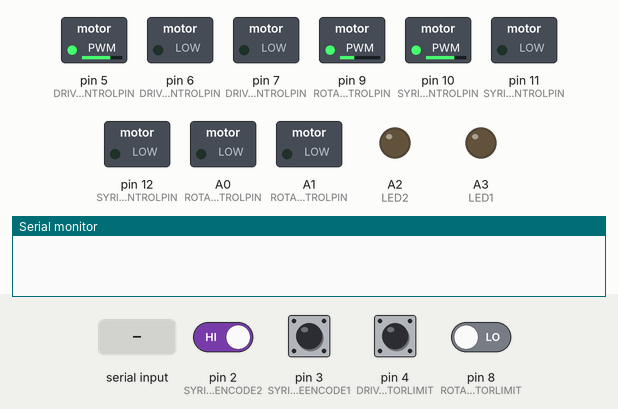
Simulated run of this sketch. Board: Arduino Uno, built with avr-gcc and run on an emulated ATmega328P. Shown: switched loads named in the sketch (green lamp = pin HIGH), output pins drawn as LEDs (lit = HIGH), the last lines printed to the serial monitor. The inputs (shaded band) are chosen by the test bench; at power-on: pin 2 (SYRINGEENCODE2), pin 3 (SYRINGEENCODE1) HIGH, pin 4 (DRIVEMOTORLIMIT), pin 8 (ROTATEMOTORLIMIT) LOW.

Above: at 2.2 s.
2.3 s: "e90\n" received over Serial
At 2.7 s:
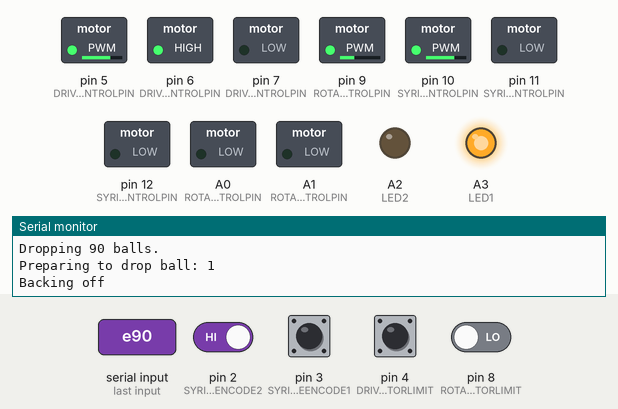
3.8 s: pin 4 (DRIVEMOTORLIMIT) driven HIGH
5.3 s: pin 4 (DRIVEMOTORLIMIT) driven LOW
At 6.6 s:
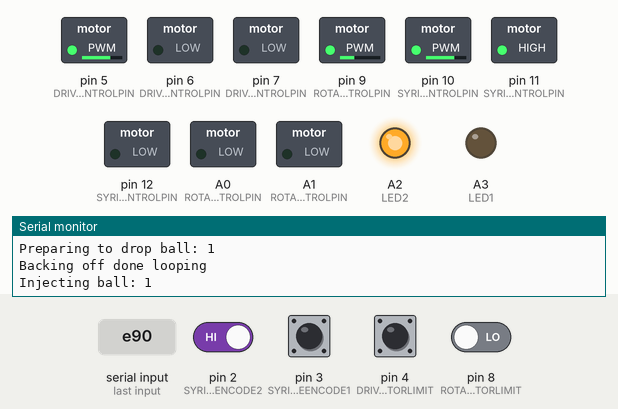
8.3 s: pin 4 (DRIVEMOTORLIMIT) pulsed HIGH 2 times (0.12 s each, 0.3 s apart)
At 9.07 s:
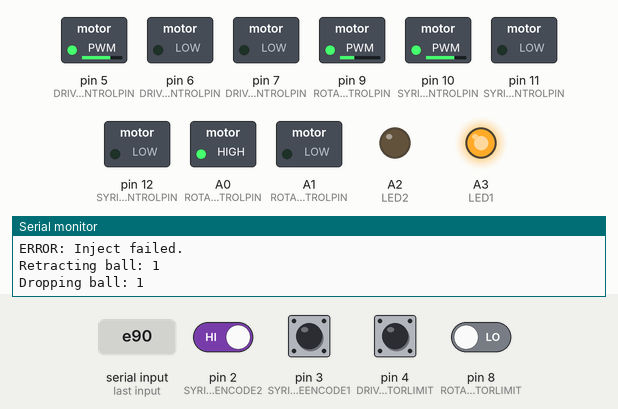
10.7 s: "d90\n" received over Serial
At 11.4 s:
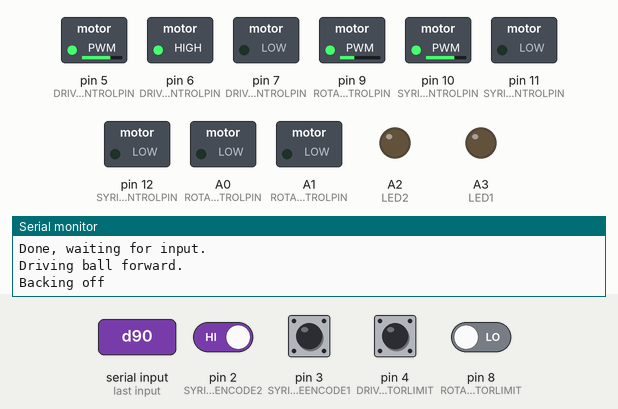
12.2 s: pin 2 (SYRINGEENCODE2) driven LOW and pin 4 (DRIVEMOTORLIMIT) driven HIGH
At 15.95 s:
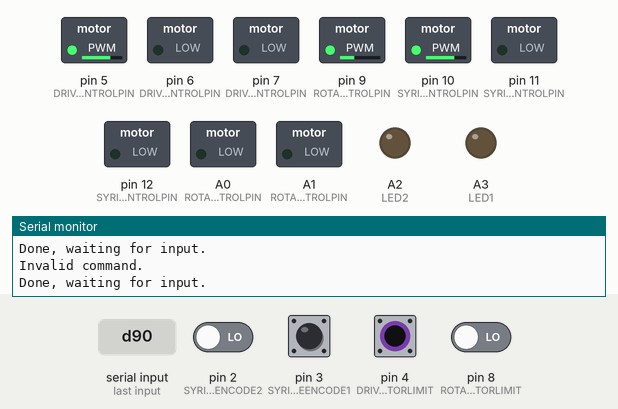
Timing chart, 0 to 16.2 s (numbered marks = the images above; inputs shaded):
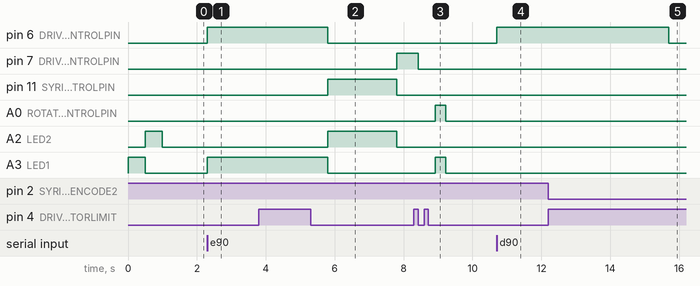

Measured:
- after the input at 2.3 s, pin 6 (DRIVEMOTORFORWARDCONTROLPIN), A3 (LED1): LOW → HIGH at once
- after the input at 5.3 s, pin 6 (DRIVEMOTORFORWARDCONTROLPIN), A3 (LED1): HIGH → LOW after 0.50 s instead of 2.0 s; pin 7 (DRIVEMOTORREVERSECONTROLPIN): LOW → HIGH after 2.5 s instead of 2.0 s; pin 11 (SYRINGEMOTORFORWARDCONTROLPIN), A2 (LED2): LOW → HIGH after 0.50 s, → LOW 2.0 s later
- after the input at 8.3 s, pin 7 (DRIVEMOTORREVERSECONTROLPIN): HIGH → LOW after 0.12 s; A0 (ROTATEMOTORFORWARDCONTROLPIN), A3 (LED1): LOW → HIGH after 0.62 s, → LOW 0.30 s later
- after the input at 10.7 s, pin 6 (DRIVEMOTORFORWARDCONTROLPIN): LOW → HIGH at once
- after the input at 12.2 s, pin 6 (DRIVEMOTORFORWARDCONTROLPIN): HIGH → LOW after 3.5 s

The sketch:

rev4_proto.ino
```cpp
#include <avr/io.h>
#include <PinChangeInt.h>

#define FORWARD 1
#define BACKWARD 0

#define DRIVEMOTORLIMIT 4
#define DRIVEMOTORCONTROLPIN 5
#define DRIVEMOTORFORWARDCONTROLPIN 6
#define DRIVEMOTORREVERSECONTROLPIN 7

#define ROTATEMOTORLIMIT 8
#define ROTATEMOTORCONTROLPIN 9
#define ROTATEMOTORFORWARDCONTROLPIN A0
#define ROTATEMOTORREVERSECONTROLPIN A1

#define SYRINGEMOTORCONTROLPIN 10
#define SYRINGEMOTORFORWARDCONTROLPIN 11
#define SYRINGEMOTORREVERSECONTROLPIN 12
#define INJECTIONDELAY 1750
#define SYRINGEENCODE1 3
#define SYRINGEENCODE2 2
#define SYRINGEABOLUTEMAX 1000

#define LED1 A3
#define LED2 A2

int dropCount = 0;
boolean abortFlagInject = false;
boolean abortFlagRetract = false;
boolean abortFlag = false;


boolean first = true;
int state = 0;
boolean driveState = true;

volatile int syringeAbsolute = 0;
volatile int counterSyringe = 0;
volatile int prevStateSyringe = 0;
volatile int currentStateSyringe = 0;
volatile int faultSyringe = 0;

void setup() {
  //setup xbee
  Serial.begin(57600);

  //setup motor controller
  pinMode(DRIVEMOTORLIMIT, INPUT);
  pinMode(ROTATEMOTORLIMIT, INPUT);

  pinMode(DRIVEMOTORCONTROLPIN, OUTPUT);
  pinMode(SYRINGEMOTORCONTROLPIN, OUTPUT);
  pinMode(ROTATEMOTORCONTROLPIN, OUTPUT);

  analogWrite(DRIVEMOTORCONTROLPIN, 180);
  analogWrite(SYRINGEMOTORCONTROLPIN, 180);
  analogWrite(ROTATEMOTORCONTROLPIN, 90);

  pinMode(DRIVEMOTORFORWARDCONTROLPIN, OUTPUT);
  pinMode(DRIVEMOTORREVERSECONTROLPIN, OUTPUT);
  pinMode(ROTATEMOTORFORWARDCONTROLPIN, OUTPUT);
  pinMode(ROTATEMOTORREVERSECONTROLPIN, OUTPUT);
  pinMode(SYRINGEMOTORFORWARDCONTROLPIN, OUTPUT);
  pinMode(SYRINGEMOTORREVERSECONTROLPIN, OUTPUT);

  digitalWrite(DRIVEMOTORFORWARDCONTROLPIN, LOW);
  digitalWrite(DRIVEMOTORREVERSECONTROLPIN, LOW);
  digitalWrite(ROTATEMOTORFORWARDCONTROLPIN, LOW);
  digitalWrite(ROTATEMOTORREVERSECONTROLPIN, LOW);
  digitalWrite(SYRINGEMOTORFORWARDCONTROLPIN, LOW);
  digitalWrite(SYRINGEMOTORREVERSECONTROLPIN, LOW);

  //setup leds
  pinMode(LED1, OUTPUT);
  pinMode(LED2, OUTPUT);

  digitalWrite(LED1, HIGH);
  delay(500);
  digitalWrite(LED1, LOW);

  digitalWrite(LED2, HIGH);
  delay(500);
  digitalWrite(LED2, LOW);

  //setup limit switches
  pinMode(DRIVEMOTORLIMIT, INPUT);
  pinMode(ROTATEMOTORLIMIT, INPUT);

  //setup interrupts for syringe
  pinMode(SYRINGEENCODE1, INPUT);
  pinMode(SYRINGEENCODE2, INPUT);

  attachInterrupt(0, encodeSyringe, CHANGE);
  attachInterrupt(1, encodeSyringe, CHANGE);
}

void loop() {
  reset();
  while(Serial.available()) {
    char cmd = Serial.read();
    if(cmd == 'e')
    {
      int val = Serial.parseInt();
      Serial.print("Dropping ");
      Serial.print(val);
      Serial.println(" balls.");
      if(val > 25) {
        val = 25;
      }
      execute(val);
    }
    else if(cmd == 'r')
    {
      int val = Serial.parseInt();
      if(val == 1) {
        Serial.println("Rotating forward.");
        rotateWheel(FORWARD);
      }
      else if (val == -1) {
        Serial.println("Rotating backward.");
        rotateWheel(BACKWARD);
      }
    }
    else if(cmd == 'd')
    {
      int val = Serial.parseInt();
      if(val > 0) {
        Serial.println("Driving ball forward.");
        driveBall(FORWARD);
      }
      else if (val < 0) {
        Serial.println("Driving ball backward.");
        driveBall(BACKWARD);
      }
    }
    else if(cmd == 'i') {
      int val = Serial.parseInt();
      if(val == 0) {
        Serial.println("Injecting ball.");
        inject();
      }
      else {
        Serial.println("Repositioning syringe.");
        if(val > 5) {val = 5;}
        if(val < -5) {val = -5;}
        syringeReposition(val);
      }
    }
    else if(cmd == 'h') {
      help();
    }
    else if(cmd == 's') {
      getState();
    }
    else {
      Serial.println("Invalid command.");
    }

    Serial.println("Done, waiting for input.\n");

  }
}

void reset() {
  digitalWrite(DRIVEMOTORFORWARDCONTROLPIN, LOW);
  digitalWrite(DRIVEMOTORREVERSECONTROLPIN, LOW);
  digitalWrite(ROTATEMOTORFORWARDCONTROLPIN, LOW);
  digitalWrite(ROTATEMOTORREVERSECONTROLPIN, LOW);
  digitalWrite(SYRINGEMOTORFORWARDCONTROLPIN, LOW);
  digitalWrite(SYRINGEMOTORREVERSECONTROLPIN, LOW);
}

void execute(int count) {
  if(!abortFlag) {
  int i;
  for(i=0; i<count; i++)
  {
    Serial.print("Preparing to drop ball: ");
    Serial.println(++dropCount);
    digitalWrite(LED1, HIGH);
    driveBall(FORWARD);
    digitalWrite(LED1, LOW);
    Serial.print("Injecting ball: ");
    Serial.println(dropCount);
    digitalWrite(LED2, HIGH);
    if(!abortFlagInject) {
      inject();
    }
    digitalWrite(LED2, LOW);
    Serial.print("Retracting ball: ");
    Serial.println(dropCount);
    driveBall(BACKWARD);
    delay(500);
    Serial.print("Dropping ball: ");
    Serial.println(dropCount);
    if(!abortFlagRetract) {
      rotateWheel(1);
      if(abortFlag) {
        reset();
        Serial.println("Wheel jammed, land now.");
        return;
      }
    } else {
      Serial.println("IT'S ON FIRE!");
    }
  }
  } else {
    Serial.println("Wheel jammed, land now.");
    return;
  }
}

//###########################################################
//Base Functions
//###########################################################

//function to rotate ball carrier
void rotateWheel(int dir) {

  if(dir > 0) {
    digitalWrite(LED1, HIGH);
    state = 1;
    long rotateStart = millis();
    int rotateSafetyDelay = 1000;

    digitalWrite(ROTATEMOTORFORWARDCONTROLPIN, HIGH);
    delay(300);
    while(digitalRead(ROTATEMOTORLIMIT))
    {
      digitalWrite(LED1, HIGH);
      if(millis()-rotateStart > rotateSafetyDelay)
      {
        digitalWrite(ROTATEMOTORFORWARDCONTROLPIN, LOW);
        abortFlag = true;
        error("Rotate failed.\n");
        return;
      }
      delay(10);
    }
    digitalWrite(LED1, LOW);

    digitalWrite(ROTATEMOTORFORWARDCONTROLPIN, LOW);

    digitalWrite(ROTATEMOTORREVERSECONTROLPIN, HIGH);
    while(digitalRead(ROTATEMOTORLIMIT))
    {
      delay(10);
    }
    digitalWrite(ROTATEMOTORREVERSECONTROLPIN, LOW);
    digitalWrite(LED1, LOW);
  }
  else {
    digitalWrite(ROTATEMOTORREVERSECONTROLPIN, HIGH);
    delay(50);
    while(digitalRead(ROTATEMOTORLIMIT))
    {
      delay(1);
    }
    digitalWrite(ROTATEMOTORREVERSECONTROLPIN, LOW);

    digitalWrite(ROTATEMOTORFORWARDCONTROLPIN, HIGH);
    while(digitalRead(ROTATEMOTORLIMIT))
    {
      delay(10);
    }
    digitalWrite(ROTATEMOTORFORWARDCONTROLPIN, LOW);
  }

}

//function to move ball forward/backward
void driveBall(int dir) {

  long driveStart = millis();
  int driveSafetyDelay = 5000;

  if(dir == FORWARD)
  {
    state = 2;
    digitalWrite(DRIVEMOTORFORWARDCONTROLPIN, HIGH);
    if(driveState) {
      Serial.print("Backing off");
      while(!digitalRead(DRIVEMOTORLIMIT)) {
        delay(1);

      }
      Serial.println(" done looping");
    }
    delay(10);

    while(digitalRead(DRIVEMOTORLIMIT))
    {
      if(millis()-driveStart > driveSafetyDelay)
      {
        abortFlagInject = true;
        error("Ball can't drive forward.\n");
        digitalWrite(DRIVEMOTORFORWARDCONTROLPIN, LOW);
        driveState = false;
        return;
      }
      delay(10);
    }
    delay(500);

    digitalWrite(DRIVEMOTORFORWARDCONTROLPIN, LOW);
    driveState = false;
  }
  else if (dir == BACKWARD)
  {
    state = 4;
    digitalWrite(DRIVEMOTORREVERSECONTROLPIN, HIGH);
    if(!driveState) {
      while(!digitalRead(DRIVEMOTORLIMIT)) {
        delay(1);
      }
    }
    delay(10);
    while(digitalRead(DRIVEMOTORLIMIT))
    {
      if(millis()-driveStart > driveSafetyDelay)
      {
        abortFlagRetract = true;
        error("Ball can't drive backward.\n");
        digitalWrite(DRIVEMOTORREVERSECONTROLPIN, LOW);
        driveState = true;
        return;
      }
      delay(10);
    }
    digitalWrite(DRIVEMOTORREVERSECONTROLPIN, LOW);
    driveState = true;
  }

}

//function to inject fluid
void inject() {
  state = 3;
  long injectStart = millis();
  int injectSafetyDelay = 2000;

  counterSyringe = 0;
  digitalWrite(SYRINGEMOTORFORWARDCONTROLPIN, HIGH);
  while(counterSyringe < INJECTIONDELAY) {
    if(millis()-injectStart > injectSafetyDelay) {
      abortFlag = true;
      error("Inject failed.\n");
       digitalWrite(SYRINGEMOTORFORWARDCONTROLPIN, LOW);
      return;
    }
    delay(10);
  }
  digitalWrite(SYRINGEMOTORFORWARDCONTROLPIN, LOW);
}

//###########################################################
//Other Functions
//###########################################################


void syringeReposition(int c) {
  long start = millis();
  if (c > 0)
  {
    digitalWrite(SYRINGEMOTORFORWARDCONTROLPIN, HIGH);
    delay(c*1000);
    digitalWrite(SYRINGEMOTORFORWARDCONTROLPIN, LOW);
  }
  else
  {
    digitalWrite(SYRINGEMOTORREVERSECONTROLPIN, HIGH);
    delay(c*(-1000));
    digitalWrite(SYRINGEMOTORREVERSECONTROLPIN, LOW);
  }
}


//###########################################################
//Info Functions
//###########################################################

void error(String s) {
  Serial.print("ERROR: ");
  Serial.println(s);
}


void getState() {
  Serial.print("State ");
  Serial.println(state);
}

void help() {
  Serial.println("Commands for ball dropper:");
  Serial.println("--------------------------");
  Serial.println("e numOfBalls : Drops numOfBalls");
  Serial.println("r dir        : Rotates wheel forward if dir = 1,");
  Serial.println("               backward if dir = -1 WARNING: BACKWARD WILL BEND LIMIT SWITCH!");
  Serial.println("d dir        : Drives ball forward if dir = 1,");
  Serial.println("               backward if dir = -1");
  Serial.println("i seconds    : Injects ball if seconds = 0, repositions");
  Serial.println("               syringe forward or backward otherwise");
  Serial.println("h            : Prints command help");
  Serial.println("s            : Prints the current state of the ball dropper");
}

//###########################################################
//Encoder
//###########################################################

void encodeSyringe() {
  currentStateSyringe = getState(digitalRead(SYRINGEENCODE1), digitalRead(SYRINGEENCODE2));

  if(((prevStateSyringe +1)%4) == currentStateSyringe) {
    counterSyringe++;
    syringeAbsolute++;
  }
  else if (((prevStateSyringe -1 +4)%4) == currentStateSyringe) {
    counterSyringe--;
    syringeAbsolute--;
  }
  else {
    faultSyringe++;
  }
  prevStateSyringe = currentStateSyringe;
}

int getState(int A, int B) {
  if(A) {
    if(B) {
      return 1;
    }
    else {
      return 2;
    }
  }
  else {
    if(B) {
      return 0;
    }
    else {
      return 3;
    }
  }
}
```
